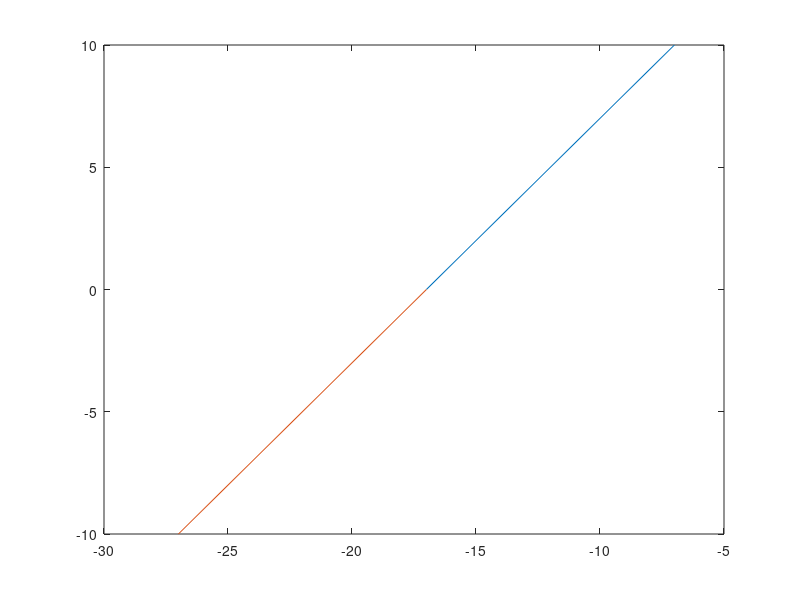

Source code (MATLAB): (Note: this script raises an error after producing the figure.)
sx = -7; 
sy = -27;
txy = 10;

sigmanew1 = (sx+sy)/2+sqrt((sx-sy)^2/4+txy^2)
sigmanew2 = (sx+sy)/2-sqrt((sx-sy)^2/4+txy^2)

X = [sx,txy];
Y = [sy,-txy];
cent = (X+Y)/2

plot([(sx+sy)/2,X(1)],[0,X(2)],[(sx+sy)/2,Y(1)],[0,Y(2)]);
circle((sx+sy)/2,0,(sigmanew1-sigmanew2)/2);

thetap1 = atand((sigmanew1-sx)/txy)
thetap = 1/2*atand(2*txy/(sx-sy));
thetapEq2 = 0.5*atan2d( 2*txy, (sx - sy));

tmax = (sigmanew1-sigmanew2)/2
thetas = thetap1+45
if(thetas>90)
    thetas = thetas-180
end
'note the tau sign:'

XN = (X-cent)*[cosd(2*thetas),-sind(2*thetas);sind(2*thetas),cosd(2*thetas)]+cent;
YN = (Y-cent)*[cosd(2*thetas),-sind(2*thetas);sind(2*thetas),cosd(2*thetas)]+cent;

(XN(2)>0)*2-1

plot([(sx+sy)/2,XN(1)],[0,XN(2)],[(sx+sy)/2,YN(1)],[0,YN(2)]);

'note the sigma sign:'
((sigmanew1+sigmanew2)>0)*2-1

function h = circle(x,y,r)
hold on
th = 0:pi/50:2*pi;
xunit = r * cos(th) + x;
yunit = r * sin(th) + y;
h = plot(xunit, yunit);
hold off
end